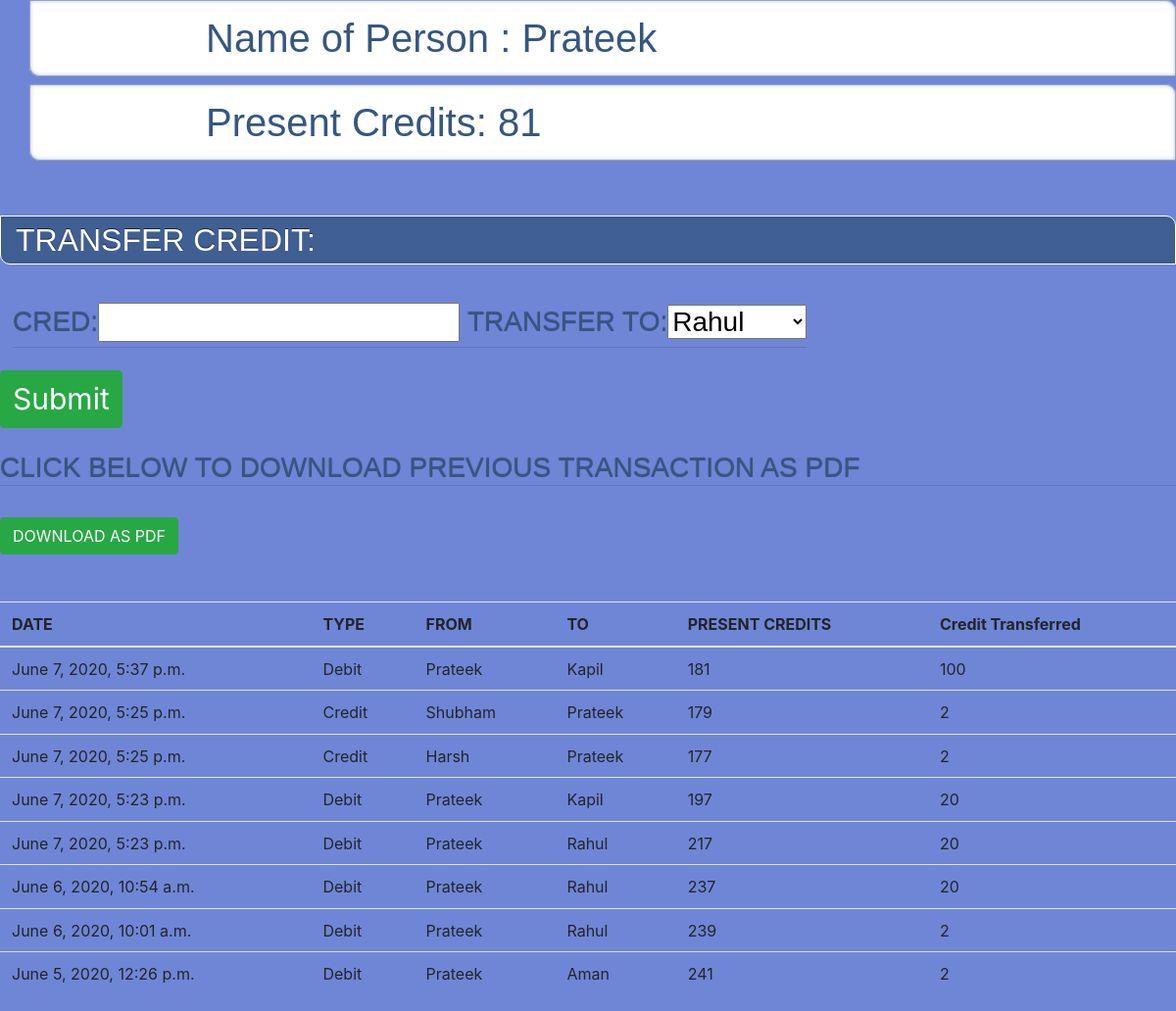
Screenshot of /home/3 with the database file from the repository.
### app/models.py (models this page shows, shortened)
class Person(models.Model):
    name=models.CharField(max_length=30)
    email=models.CharField(max_length=30)
    credit=models.IntegerField(null=False)

class Transaction_history(models.Model):
    Sender=models.IntegerField(null=True)
    Sender_Credit=models.IntegerField(null=True)
    Reciever=models.IntegerField(null=True)
    Reciever_Credit=models.IntegerField(null=True)
    Credit=models.IntegerField(null=True)
    Time=models.DateTimeField(auto_now=True)

### app/views.py (the view, shortened to what this page needs)
# urls.py: url(r'^home/(?P<id>\d+)',views.addc),
def addc(request,id):
    try:
        Person_list=Person.objects.all().values().filter(id=id)
        Person_list_details=Person.objects.all().values()
        for i in Person_list:
            names=i['name']
        form=forms.formname()
        form.getform(id)
        Transaction_history_list=Transaction_history.objects.all().values().filter(Sender=id)|Transaction_history.objects.all().values().filter(Reciever=id).order_by('-Time')
        k={}
        for i in Person_list_details:
            k[int(i['id'])]=i['name']
        def get(id):
            return k[id]
        for i in Transaction_history_list:
            i['Sender']=get(i['Sender'])
            i['Reciever']=get(i['Reciever'])
        context={"Person_list":Person_list,
        "Person_list_details":Person_list_details,
        'form':form,
        "Transactions":Transaction_history_list,
        "names":names,
        }
        for person in Person_list:
            Senders_credit=person['credit']
        return render(request,"cred.html",context)
    except Exception as e:
        print(e)

### app/forms.py
class formname(forms.Form):
    cred=forms.IntegerField(validators=[MinValueValidator(1)])
    Transfer_to=forms.ChoiceField(choices=(getAllOptions()))
    def getform(self,id):
        self.fields["Transfer_to"]=forms.ChoiceField(choices=(gett(id)))

### app/forms.py (called while the page is built)
def gett(*argv):
    try:
        det=Person.objects.all().values()
        k=0
        for i in argv:
            k=i
        options = []
        for (index,item) in enumerate(det):
            if(item['id']==int(k)):
                pass
            else:
                options.append((item['id'],item['name']))
    except Exception as e:
        print(e)
    return options

### templates/cred.html (shortened to what this page needs)
<head>
  {% load static %}
  <link rel="stylesheet" href="{% static 'app/cred.css' %}">
<link rel="stylesheet" href="{% static 'app/css/bootstrap.min.css' %}">
</head>
<body>
<div>
        <h1>   Name of Person :
        {% for Person in Person_list %}
        {{Person.name | capfirst}}
        {% endfor %}
        </h1>
        <h1>Present Credits:
        {% for Person in Person_list %}
        {{Person.credit}}
        {% endfor %}
        </h1>
</div>
<br>
<br>
<h2>TRANSFER CREDIT:</h2>
<br>
<button type="button" class="btn btn-sucess">
 <div class="input">
<form method="POST">
    <h3>{{ form }}
    </h3>
    <button type="submit" class="btn btn-success" style="margin-right:500px; font-size: 30px; ">Submit</button>
</form>
</div>
{% for Person in Person_list %}<br>
<br>
<div>
<h3>Click Below To Download Previous Transaction As Pdf</h3>
<br>
<button class="btn btn-success"><a href="h/{{Person.id}}" style="text-decoration: none; color: white;">DOWNLOAD AS PDF</a></button>
</div>
{% endfor %}
<br>
<br>
      <table class="table">
        <thead>
          <tr>
            <th>DATE</th>
            <th>TYPE</th>
            <th>FROM</th>
            <th>TO</th>
            <th>PRESENT CREDITS</th>
            <th>Credit Transferred</th>
          </tr>
        </thead>
        <tbody>
            {% for Transaction in Transactions %}
          <tr>
              <td>{{Transaction.Time}}</td>
              <td>{% if Transaction.Sender in names %}
                  Debit
                  {% else %}
                  Credit
                  {% endif %}
              </td>
              <td>{{Transaction.Sender| capfirst}}
              </td>
              <td>
                {{ Transaction.Reciever| capfirst}}
              </td>
              <td>{% if Transaction.Sender in names %}
                {{Transaction.Sender_Credit}}
                {% else %}
                {{Transaction.Reciever_Credit}}
                {% endif %}
              </td>
              <td>
                {{Transaction.Credit}}
              </td>
            <tr>
          {% endfor %}
        </tbody>
      </table>
</body>

### static/app/cred.css (style rules this page uses)
body { background-color: #6f86d6 !important; }
h1 { margin-left: 30px; font-weight: 600; font-family: 'Titillium Web', sans-serif; position: relative; font-size: 36px; line-height: 40px; padding: 15px 15px 15px 15%; color: #355681; box-shadow: inset 0 0 0 1px rgba(53,86,129, 0.4), inset 0 0 5px rgba(53,86,129, 0.5), inset -285px 0 35px white; border-radius: 0 10px 0 10px; background: #fff url(../images/bartoszkosowski.jpg) no-repeat center left; }
h2 { margin: 1em 0 0.5em 0; font-weight: normal; position: relative; text-shadow: 0 -1px rgba(0,0,0,0.6); font-size: 28px; line-height: 40px; background: #355681; background: rgba(53,86,129, 0.8); border: 1px solid #fff; padding: 5px 15px; color: white; border-radius: 0 10px 0 10px; box-shadow: inset 0 0 5px rgba(53,86,129, 0.5); font-family: 'Muli', sans-serif; }
h3 { font-weight: 600; font-family: 'Titillium Web', sans-serif; position: relative; text-shadow: 0 -1px 1px rgba(0,0,0,0.4); font-size: 22px; line-height: 40px; color: #355681; text-transform: uppercase; border-bottom: 1px solid rgba(53,86,129, 0.3); }
.input { color:white; text-decoration: solid; }

### rows the page displays
Person: name "Prateek", credit "81"
Transaction_history: Time "June 7, 2020, 5:37 p.m.", shows "Debit", Sender "Prateek", Reciever "Kapil", Sender_Credit "181", Credit "100"
Transaction_history: Time "June 7, 2020, 5:25 p.m.", shows "Credit", Sender "Shubham", Reciever "Prateek", Reciever_Credit "179", Credit "2"
Transaction_history: Time "June 7, 2020, 5:25 p.m.", shows "Credit", Sender "Harsh", Reciever "Prateek", Reciever_Credit "177", Credit "2"
Transaction_history: Time "June 7, 2020, 5:23 p.m.", shows "Debit", Sender "Prateek", Reciever "Kapil", Sender_Credit "197", Credit "20"
Transaction_history: Time "June 7, 2020, 5:23 p.m.", shows "Debit", Sender "Prateek", Reciever "Rahul", Sender_Credit "217", Credit "20"
Transaction_history: Time "June 6, 2020, 10:54 a.m.", shows "Debit", Sender "Prateek", Reciever "Rahul", Sender_Credit "237", Credit "20"
Transaction_history: Time "June 6, 2020, 10:01 a.m.", shows "Debit", Sender "Prateek", Reciever "Rahul", Sender_Credit "239", Credit "2"
Transaction_history: Time "June 5, 2020, 12:26 p.m.", shows "Debit", Sender "Prateek", Reciever "Aman", Sender_Credit "241", Credit "2"
